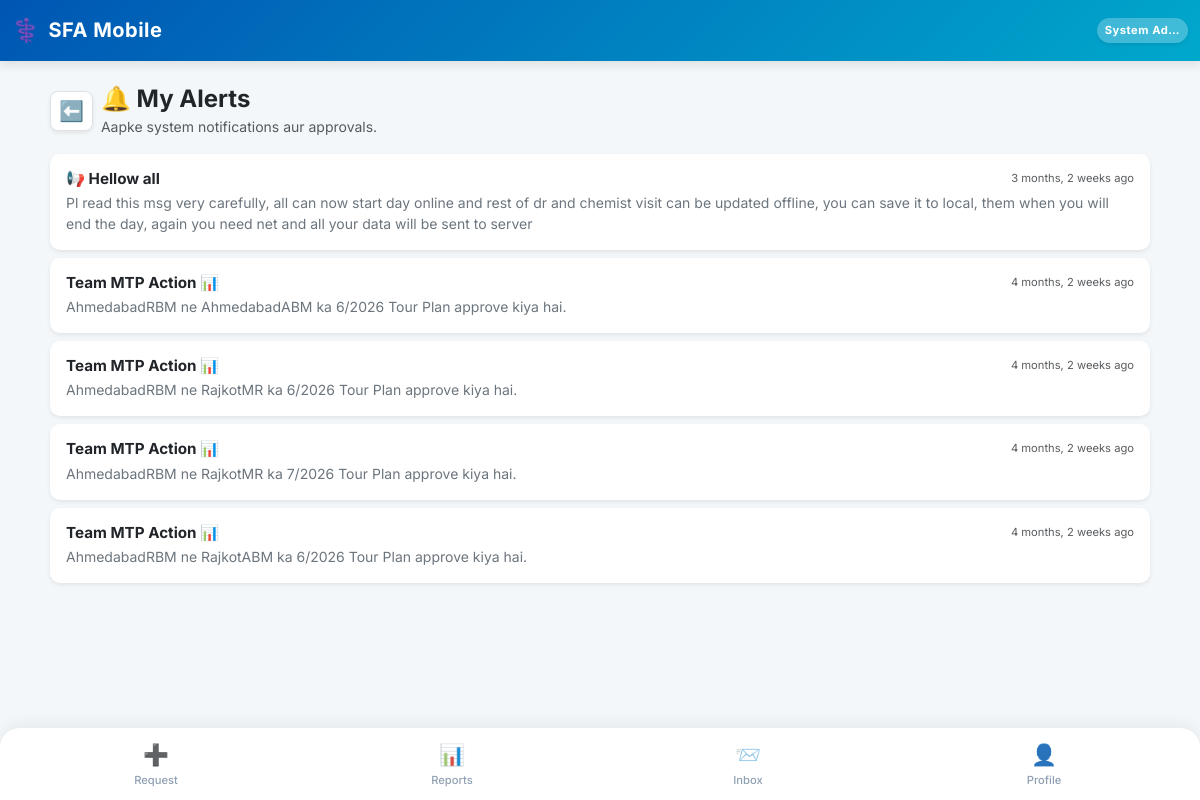
The page /hub/notifications/ (signed in) on the database its author committed.
### SFA/models.py (models this page shows, shortened)
class Employee(models.Model):
    user = models.OneToOneField(User, on_delete=models.CASCADE, null=True, blank=True)
    company = models.ForeignKey(Company, on_delete=models.PROTECT, related_name='employees') # Already Correct
    DESIGNATION_CHOICES = [
        ('MR', 'Medical Representative'),
        ('ABM', 'Area Business Manager'),
        ('RBM', 'Regional Business Manager'),
        ('ZBM', 'Zonal Business Manager'),
        ('NSM', 'National Sales Manager'),
        ('Admin', 'System Administrator'),
    ]
    name = models.CharField(max_length=100)
    employee_code = models.CharField(max_length=50) # 🌟 FIX: unique=True HATA DIYA HAI
    designation = models.CharField(max_length=5, choices=DESIGNATION_CHOICES, default='MR')
    manager = models.ForeignKey('self', on_delete=models.SET_NULL, null=True, blank=True, related_name='subordinates')
    headquarter = models.ForeignKey(Territory, on_delete=models.SET_NULL, null=True, blank=True)
    phone = models.CharField(max_length=15)
    joining_date = models.DateField(default=timezone.now, help_text="Employee ki company join karne ki date. DCR calendar is date se aage hi banega, pehle ka nahi.")
    photo = models.ImageField(upload_to='employee_photos/', blank=True, null=True, help_text="Employee ki profile photo")
    address = models.TextField(blank=True, null=True, help_text="Employee ka home address")
    is_active = models.BooleanField(default=True, help_text="False matlab ye employee company chhod chuka hai ya inactive hai.")
    leaving_date = models.DateField(null=True, blank=True, help_text="Employee ke company chhodne ki tareekh.")
    dob = models.DateField(null=True, blank=True, verbose_name="Date of Birth")
    anniversary = models.DateField(null=True, blank=True, verbose_name="Marriage Anniversary")
    blood_group = models.CharField(max_length=10, blank=True, null=True)
    emergency_contact = models.CharField(max_length=15, blank=True, null=True)
    permanent_address = models.TextField(blank=True, null=True)
    father_name = models.CharField(max_length=100, blank=True, null=True)
    father_dob = models.DateField(null=True, blank=True)
    father_mobile = models.CharField(max_length=15, blank=True, null=True)
    father_occupation = models.CharField(max_length=100, blank=True, null=True)
    mother_name = models.CharField(max_length=100, blank=True, null=True)
    mother_dob = models.DateField(null=True, blank=True)
    mother_mobile = models.CharField(max_length=15, blank=True, null=True)
    mother_occupation = models.CharField(max_length=100, blank=True, null=True)
    spouse_name = models.CharField(max_length=100, blank=True, null=True)
    spouse_dob = models.DateField(null=True, blank=True)
    spouse_mobile = models.CharField(max_length=15, blank=True, null=True)
    spouse_occupation = models.CharField(max_length=100, blank=True, null=True)
    child1_name = models.CharField(max_length=100, blank=True, null=True)
    child1_dob = models.DateField(null=True, blank=True)
    child2_name = models.CharField(max_length=100, blank=True, null=True)
    child2_dob = models.DateField(null=True, blank=True)
    EMPLOYMENT_STATUS_CHOICES = [
        ('active', 'Active'),
        ('resigned', 'Resigned'),
        ('retired', 'Retired'),
        ('transferred', 'Transferred'),
        ('terminated', 'Terminated'),
        ('vacant', 'Vacant (Placeholder)'),   # 🌟 Dummy employee jab tak naya MR na aaye
        ('archived', 'Archived (Old Dummy)'), # 🌟 Dummy jiska kaam ho gaya, naye employee ko sab de diya
    ]
    employment_status = models.CharField(
        max_length=15, choices=EMPLOYMENT_STATUS_CHOICES, default='active',
        help_text="is_active sirf access/login control karta hai; ye field WAJAH/reason batata hai."
    )
    is_placeholder = models.BooleanField(
        default=False,
        help_text="True = ye ek 'Vacant_<HQ>' dummy employee hai, asli insaan nahi. Joint Work me normal employee jaisa hi treat hota hai (use individual hi maana jayega)."
    )
    class Meta:
        unique_together = ('company', 'employee_code')

class SystemNotification(models.Model):
    employee = models.ForeignKey(Employee, on_delete=models.CASCADE, related_name='notifications')
    title = models.CharField(max_length=150)
    message = models.TextField()
    is_read = models.BooleanField(default=False)
    created_at = models.DateTimeField(auto_now_add=True)

### SFA/views/core.py (the view)
# urls.py: path('hub/notifications/', views.notification_list_view, name='notification_list'),
@employee_required
def notification_list_view(request, employee):
    notifications = SystemNotification.objects.filter(employee=employee).order_by('-created_at')
    notifications.filter(is_read=False).update(is_read=True)
    return render(request, 'notification_list.html', {
        'notifications': notifications
    })

### SFA/context_processors.py (called while the page is built)
def notification_counts(request):
    if request.user.is_authenticated and hasattr(request.user, 'employee'):
        employee = request.user.employee
        return {
            'unread_notif_count': SystemNotification.objects.filter(
                employee=employee, is_read=False
            ).count(),
            'unread_msg_count': InternalMessage.objects.filter(
                receiver=employee, is_read=False
            ).count(),
        }
    return {
        'unread_notif_count': 0,
        'unread_msg_count': 0,
    }

### SFA/templates/notification_list.html
{% extends 'base.html' %}
{% block content %}
<div class="container-fluid p-0 mb-4 mt-2">
    <div class="d-flex align-items-center gap-2 mb-3 px-2">
        <a href="javascript:history.back()" class="btn btn-light shadow-sm btn-sm px-2 py-1 rounded-3 border bg-white text-secondary">
            <span class="fs-5 fw-bold">⬅️</span>
        </a>
        <div>
            <h4 class="fw-bold text-dark mb-0">🔔 My Alerts</h4>
            <small class="text-muted small">Aapke system notifications aur approvals.</small>
        </div>
    </div>
    <div class="px-2">
        {% for notif in notifications %}
            <div class="card border-0 shadow-sm mb-2 {% if not notif.is_read %}bg-light border-start border-primary border-4{% else %}bg-white{% endif %}" style="border-radius: 10px;">
                <div class="card-body p-3">
                    <div class="d-flex justify-content-between align-items-start mb-1">
                        <h6 class="fw-bold text-dark mb-0" style="font-size: 0.95rem;">{{ notif.title }}</h6>
                        <small class="text-muted" style="font-size: 0.7rem;">{{ notif.created_at|timesince }} ago</small>
                    </div>
                    <p class="text-secondary small mb-0">{{ notif.message }}</p>
                </div>
            </div>
        {% empty %}
            <div class="alert alert-secondary text-center rounded-3 border-0 shadow-sm mt-4">
                <span class="fs-1 d-block mb-2">📭</span>
                <h6 class="fw-bold text-dark mb-0">No new alerts!</h6>
                <small class="text-muted">Aapke paas koi pending notifications nahi hain.</small>
            </div>
        {% endfor %}
    </div>
</div>
{% endblock %}

### SFA/templates/base.html (shortened to what this page needs)
<!DOCTYPE html>
<html lang="en">
<head>
    <link href="https://cdn.jsdelivr.net/npm/bootstrap@5.3.0/dist/css/bootstrap.min.css" rel="stylesheet">
    <link href="https://cdn.jsdelivr.net/npm/bootstrap-icons@1.11.0/font/bootstrap-icons.css" rel="stylesheet">
</head>
<body>
    <nav class="navbar navbar-dark navbar-custom sticky-top">
        <div class="container-fluid py-1">
            <span class="navbar-brand mb-0 h1 d-flex align-items-center gap-2">
                <span style="font-size: 1.4rem;">⚕️</span> SFA Mobile
            </span>
            <div class="d-flex align-items-center gap-3">
                <span class="text-white fw-bold bg-white bg-opacity-25 px-2 py-1 rounded-pill shadow-sm" style="font-size: 0.70rem; letter-spacing: 0.5px;">
                    {{ request.user.employee.name|default:"Guest"|truncatechars:10 }}
                </span>
            </div>
        </div>
    </nav>
    <div class="container mt-4 mb-4">
        {% block content %}
        {% endblock %}
    </div>
    <div class="fixed-bottom bottom-nav d-flex justify-content-between align-items-center">
        <a href="{% url 'request_hub' %}" class="nav-item {% if request.resolver_match.url_name == 'request_hub' %}active{% endif %}">
            <span class="nav-icon">➕</span>Request
        </a>
        <a href="{% url 'view_hub' %}" class="nav-item {% if request.resolver_match.url_name == 'view_hub' or request.resolver_match.url_name == 'dcr_report' %}active{% endif %}">
            <span class="nav-icon">📊</span>Reports
        </a>
        <a href="{% url 'web_inbox' %}" class="nav-item {% if request.resolver_match.url_name == 'web_inbox' or request.resolver_match.url_name == 'web_compose' %}active{% endif %}">
            <span class="nav-icon position-relative">
                📨
            </span>Inbox
        </a>
        <a href="{% url 'profile' %}" class="nav-item {% if request.resolver_match.url_name == 'profile' %}active{% endif %}">
            <span class="nav-icon">👤</span>Profile
        </a>
    </div>
</body>
</html>

### SFA/templates/base.html (style rules this page uses)
:root { --pharma-primary: #0056b3; --pharma-secondary: #00a8cc; --bg-light: #f4f7f9; }
body { font-family: 'Inter', sans-serif; background-color: var(--bg-light); padding-bottom: 85px; }
.navbar-custom { background: linear-gradient(135deg, var(--pharma-primary), var(--pharma-secondary)); box-shadow: 0 4px 10px rgba(0,0,0,0.1); }
.navbar-brand { font-weight: 700; letter-spacing: 0.5px; }
.card { border: none !important; border-radius: 12px; box-shadow: 0 4px 12px rgba(0, 0, 0, 0.05); }
.bottom-nav { background-color: #ffffff; border-top-left-radius: 20px; border-top-right-radius: 20px; box-shadow: 0 -4px 15px rgba(0,0,0,0.06); padding: 5px 8px; }
.nav-item { text-align: center; flex: 1; padding: 6px 0; color: #8fa0b3; font-size: 0.70rem; font-weight: 500; text-decoration: none; border-radius: 12px; transition: all 0.3s ease; }
.nav-icon { font-size: 1.3rem; display: block; margin-bottom: 2px; filter: grayscale(20%); }

### rows shown on the page
SystemNotification: title "📢 Hellow all", created_at "3 months, 2 weeks", message "Pl read this msg very carefully, all can now start day online and rest of dr and chemist visit can be updated offline, you can save it to local, them when you will end the day, again you need net and all your data will be sent to server"
SystemNotification: title "Team MTP Action 📊", created_at "4 months, 2 weeks", message "AhmedabadRBM ne AhmedabadABM ka 6/2026 Tour Plan approve kiya hai."
SystemNotification: title "Team MTP Action 📊", created_at "4 months, 2 weeks", message "AhmedabadRBM ne RajkotMR ka 6/2026 Tour Plan approve kiya hai."
SystemNotification: title "Team MTP Action 📊", created_at "4 months, 2 weeks", message "AhmedabadRBM ne RajkotMR ka 7/2026 Tour Plan approve kiya hai."
SystemNotification: title "Team MTP Action 📊", created_at "4 months, 2 weeks", message "AhmedabadRBM ne RajkotABM ka 6/2026 Tour Plan approve kiya hai."

### other values the page prints
{{ request.user.employee.name|default:"Guest"|truncatechars:10 }} "System Ad…"
